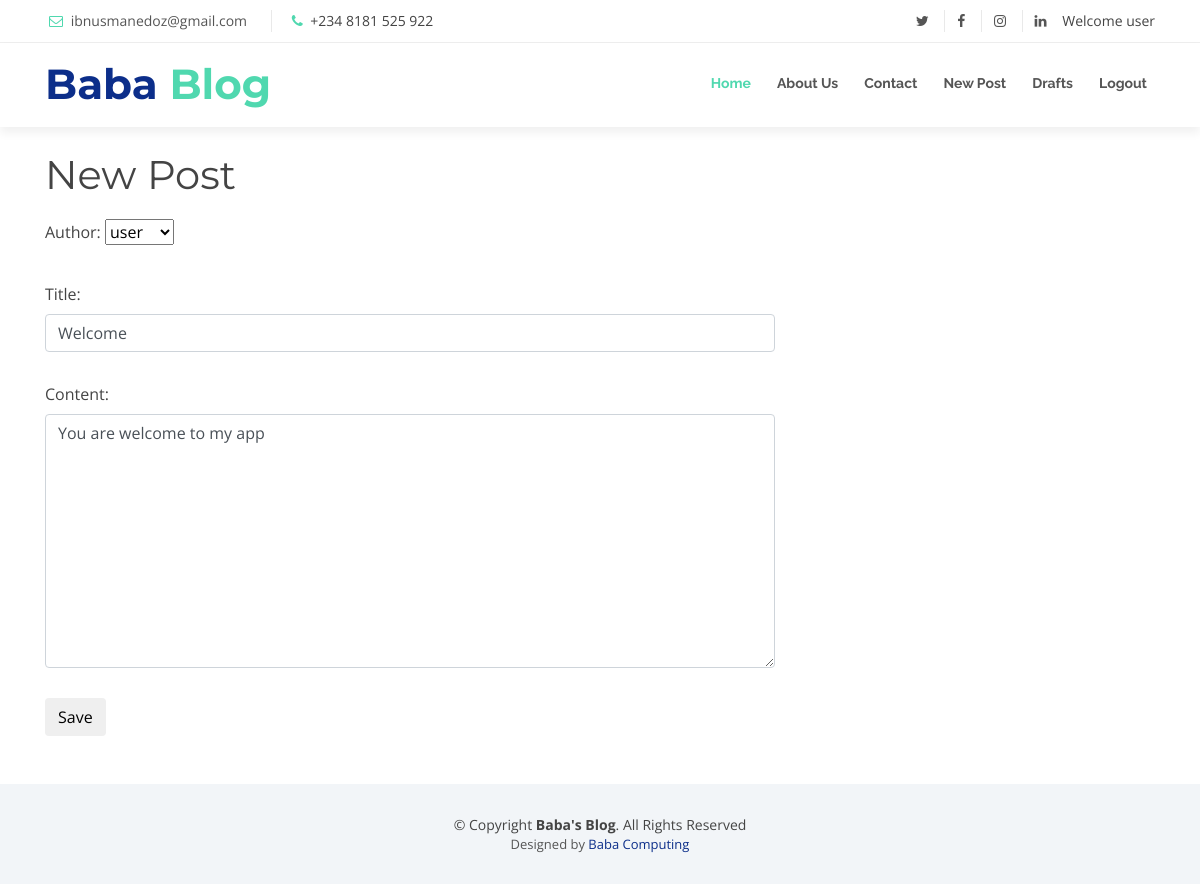
Screenshot of /post/1/edit/ (signed in) with the database file from the repository.
### blog/models.py (models this page shows, shortened)
class Post(models.Model):
    author = models.ForeignKey('auth.User', on_delete=models.CASCADE)
    title = models.CharField(max_length=200)
    content = models.TextField()
    created_date = models.DateTimeField(default=timezone.now)
    published_date = models.DateTimeField(null=True, blank=True)

### blog/views.py (the view)
# urls.py: path('post/<int:pk>/edit/',views.PostUpdate.as_view(), name='post_edit'),
class PostUpdate(LoginRequiredMixin,UpdateView):
    login_url = '/login/'
    template_name = 'blog/new_post.html'
    form_class = PostForm
    model = Post

### blog/forms.py
class PostForm(forms.ModelForm):
    class Meta:
        model = Post
        fields = ('author','title','content')
        widgets = {
            'title':forms.TextInput(
                attrs={
                    'class': 'form-control'
                }
            ),
            'content':forms.Textarea(
                attrs={
                    'class':'form-control'
                }
            )
        }

### blog/templates/blog/new_post.html (shortened to what this page needs)
{% extends 'blog/base.html' %}
{% block content %}
  <h1>New Post</h1>
  <form class="post-form" method="post">
    {{form.as_p}}
    <button type="submit" class='save btn btn-default'>Save</button>
  </form>
{% endblock %}

### blog/templates/blog/base.html (shortened to what this page needs)
{% load static %}
<!DOCTYPE html>
<html lang="en">
<head>
  <link href="{% static 'blog/lib/bootstrap/css/bootstrap.min.css' %}" rel="stylesheet">
  <link href="{% static 'blog/lib/font-awesome/css/font-awesome.min.css' %}" rel="stylesheet">
  <link href="{% static 'blog/lib/animate/animate.min.css' %}" rel="stylesheet">
  <link href="{% static 'blog/lib/ionicons/css/ionicons.min.css' %}" rel="stylesheet">
  <link href="{% static 'blog/lib/owlcarousel/assets/owl.carousel.min.css' %}" rel="stylesheet">
  <link href="{% static 'blog/lib/magnific-popup/magnific-popup.css' %}" rel="stylesheet">
  <link href="{% static 'blog/lib/ionicons/css/ionicons.min.css' %}" rel="stylesheet">
  <link href="{% static 'blog/css/style.css' %} " rel="stylesheet">
</head>
<body id="body">
  <section id="topbar" class="d-none d-lg-block">
    <div class="container clearfix">
      <div class="contact-info float-left">
        <i class="fa fa-envelope-o"></i> <a href="mailto:ibnusmanedoz@gmail.com">ibnusmanedoz@gmail.com</a>
        <i class="fa fa-phone"></i> +234 8181 525 922
      </div>
      <div class="social-links float-right">
        <a href="https://twitter.com/ibnusmanedoz" class="twitter"><i class="fa fa-twitter"></i></a>
        <a href="https://facebook.com/ibnusmanedoz" class="facebook"><i class="fa fa-facebook"></i></a>
        <a href="https://instagram.com/ibnusmanedoz" class="instagram"><i class="fa fa-instagram"></i></a>
        <a href="#" class="linkedin"><i class="fa fa-linkedin"></i></a>
        {% if user.is_authenticated %}
          Welcome {{user.username}}
        {% endif %}
      </div>
    </div>
  </section>
  <header id="header">
    <div class="container">
      <div id="logo" class="pull-left">
        <h1><a href="{% url 'homepage'%}" class="scrollto">Baba<span> Blog</span></a></h1>
      </div>
      <nav id="nav-menu-container">
        <ul class="nav-menu">
          <li class="menu-active"><a href="{% url 'homepage' %}">Home</a></li>
          <li><a href="{% url 'about' %}">About Us</a></li>
          <li><a href="{% url 'contact' %}">Contact</a></li>
          {% if user.is_authenticated %}
          <li><a href="{% url 'post_new' %}">New Post</a></li>
          <li><a href="{% url 'post_draft_list' %}">Drafts</a></li>
          <li><a href="{% url 'logout' %}">Logout</a></li>
          {% else %}
          <li><a href="{% url 'login' %}">Login</a></li>
          {% endif %}
        </ul>
      </nav>
    </div>
  </header>
<div class="container">
  <div class="row">
    <div class="col-md-8">
      <br>
      {% block content %}
      {% endblock %}
    </div>
  </div>
</div>
  <br>
  <br>
  <footer id="footer">
    <div class="container">
      <div class="copyright">
        &copy; Copyright <strong>Baba's Blog</strong>. All Rights Reserved
      </div>
      <div class="credits">
        Designed by <a href="https://babacomputing.com/">Baba Computing</a>
      </div>
    </div>
  </footer>
</body>
</html>

### blog/static/blog/css/style.css (style rules this page uses)
body { background: #fff; color: #444; font-family: "Open Sans", sans-serif; }
a { color: #50d8af; transition: 0.5s; }
p { padding: 0; margin: 0 0 30px 0; }
h1, h2, h3, h4, h5, h6 { font-family: "Montserrat", sans-serif; font-weight: 400; margin: 0 0 20px 0; padding: 0; }
#topbar { background: #fff; padding: 10px 0; border-bottom: 1px solid #eee; font-size: 14px; }
#topbar .contact-info a { line-height: 1; color: #555; }
#topbar .contact-info i { color: #50d8af; padding: 4px; }
#topbar .contact-info .fa-phone { padding-left: 20px; margin-left: 20px; border-left: 1px solid #e9e9e9; }
#topbar .social-links a { color: #555; padding: 4px 12px; display: inline-block; line-height: 1px; border-left: 1px solid #e9e9e9; }
#topbar .social-links a:first-child { border-left: 0; }
#header { padding: 20px 0; height: 84px; transition: all 0.5s; z-index: 997; background: #fff; box-shadow: 0px 6px 9px 0px rgba(0, 0, 0, 0.06); }
#header #logo h1 { font-size: 42px; margin: 0; padding: 0; line-height: 1; font-family: "Montserrat", sans-serif; font-weight: 700; }
#header #logo h1 a { color: #0c2e8a; line-height: 1; display: inline-block; }
#header #logo h1 a span { color: #50d8af; }
.nav-menu, .nav-menu * { margin: 0; padding: 0; list-style: none; }
.nav-menu li { position: relative; white-space: nowrap; }
.nav-menu > li { float: left; }
#nav-menu-container { float: right; margin: 0; }
.nav-menu a { padding: 10px 8px; text-decoration: none; display: inline-block; color: #555; font-family: "Raleway", sans-serif; font-weight: 700; font-size: 14px; outline: none; }
.nav-menu li:hover > a, .nav-menu .menu-active > a { color: #50d8af; }
.nav-menu > li { margin-left: 10px; }
#mobile-nav { position: fixed; top: 0; padding-top: 18px; bottom: 0; z-index: 998; background: rgba(52, 59, 64, 0.9); left: -260px; width: 260px; overflow-y: auto; transition: 0.4s; }
#mobile-nav ul { padding: 0; margin: 0; list-style: none; }
#mobile-nav ul li { position: relative; }
#mobile-nav ul li a { color: #fff; font-size: 16px; overflow: hidden; padding: 10px 22px 10px 15px; position: relative; text-decoration: none; width: 100%; display: block; outline: none; }
#footer { background: #f2f5f8; padding: 0 0 30px 0; font-size: 14px; }
#footer .copyright { text-align: center; padding-top: 30px; }
#footer .credits { text-align: center; font-size: 13px; color: #555; }
#footer .credits a { color: #0c2e8a; }

### rows the page displays
Post: author "user", title "Welcome", content "You are welcome to my app"

### other values shown
{{ user.username }} "user"
